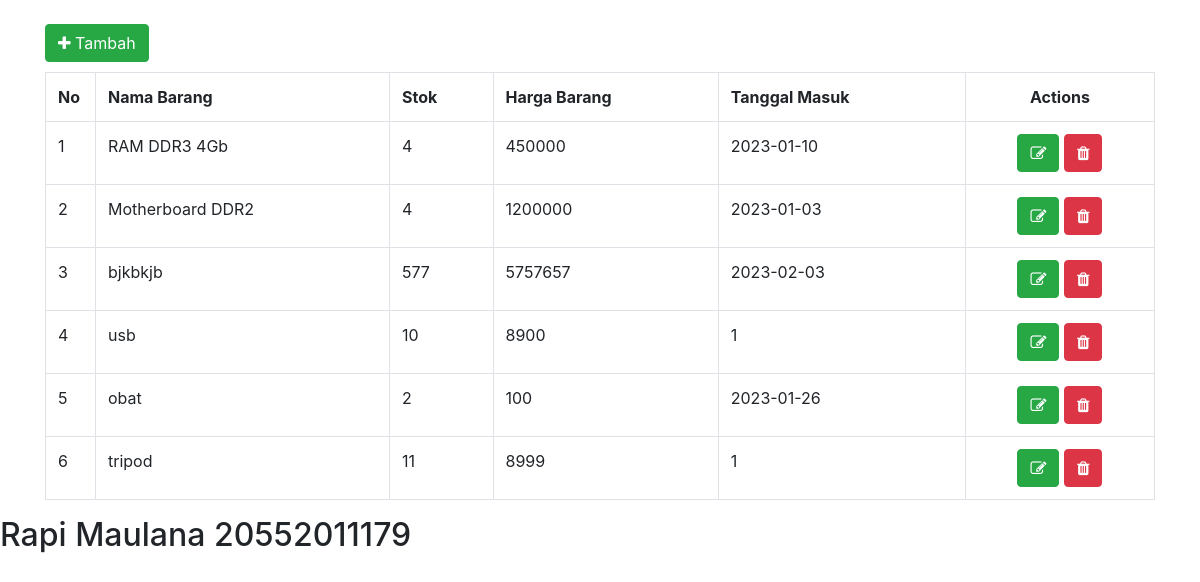
The page / on the database its author committed.
### tables this page shows
CREATE TABLE `tbl_barang` (
  `id` int(11) NOT NULL,
  `nama_barang` varchar(255) NOT NULL,
  `stok` int(11) NOT NULL,
  `harga_barang` int(11) NOT NULL,
  `tgl_masuk` varchar(255) NOT NULL
);

### index.php (the view, shortened to what this page needs)
<?php
	require_once('koneksi.php');
?>
<!DOCTYPE HTML>
<html>
    <head>
        <link rel="stylesheet" href="https://maxcdn.bootstrapcdn.com/bootstrap/4.0.0/css/bootstrap.min.css">
        <link rel="stylesheet" href="https://stackpath.bootstrapcdn.com/font-awesome/4.7.0/css/font-awesome.min.css">
    </head>
    <body>
        <div class="container">
            <div class="row">
                <div class="col-lg-12">
                    <br />
                    <a href="tambah.php" class="btn btn-success btn-md"><span class="fa fa-plus"></span> Tambah</a>
                    <table class="table table-hover table-bordered" style="margin-top: 10px">
                        <tr class="success">
                            <th width="50px">No</th>
                            <th>Nama Barang</th>
                            <th>Stok</th>
                            <th>Harga Barang</th>
                            <th>Tanggal Masuk</th>
                            <th style="text-align: center;">Actions</th>
                        </tr>
                        <?php
						$sql = "SELECT * FROM tbl_barang";
						$row = $koneksi->prepare($sql);
						$row->execute();
						$hasil = $row->fetchAll();
						$a =1;
						foreach($hasil as $isi){
					 ?>
                        <tr>
                            <td><?php echo $a ?></td>
                            <td><?php echo $isi['nama_barang']?></td>
                            <td><?php echo $isi['stok'];?></td>
                            <td><?php echo $isi['harga_barang'];?></td>
                            <td><?php echo $isi['tgl_masuk'];?></td>
                            <td style="text-align: center;">
                                <a href="edit.php?id=<?php echo $isi['id'];?>" class="btn btn-success btn-md">
                                    <span class="fa fa-edit"></span></a>
                                <a onclick="return confirm('Apakah yakin data akan di hapus?')"
                                    href="hapus.php?id=<?php echo $isi['id'];?>" class="btn btn-danger btn-md"><span
                                        class="fa fa-trash"></span></a>
                            </td>
                        </tr>
                        <?php
						$a++;
						}
					?>
                    </table>
                </div>
            </div>
        </div>
        <h2>Rapi Maulana 20552011179</h2>
    </body>
</html>

### rows shown on the page
tbl_barang: nama_barang "RAM DDR3 4Gb", stok "4", harga_barang "450000", tgl_masuk "2023-01-10"
tbl_barang: nama_barang "Motherboard DDR2", stok "4", harga_barang "1200000", tgl_masuk "2023-01-03"
tbl_barang: nama_barang "bjkbkjb", stok "577", harga_barang "5757657", tgl_masuk "2023-02-03"
tbl_barang: nama_barang "usb", stok "10", harga_barang "8900", tgl_masuk "1"
tbl_barang: nama_barang "obat", stok "2", harga_barang "100", tgl_masuk "2023-01-26"
tbl_barang: nama_barang "tripod", stok "11", harga_barang "8999", tgl_masuk "1"
